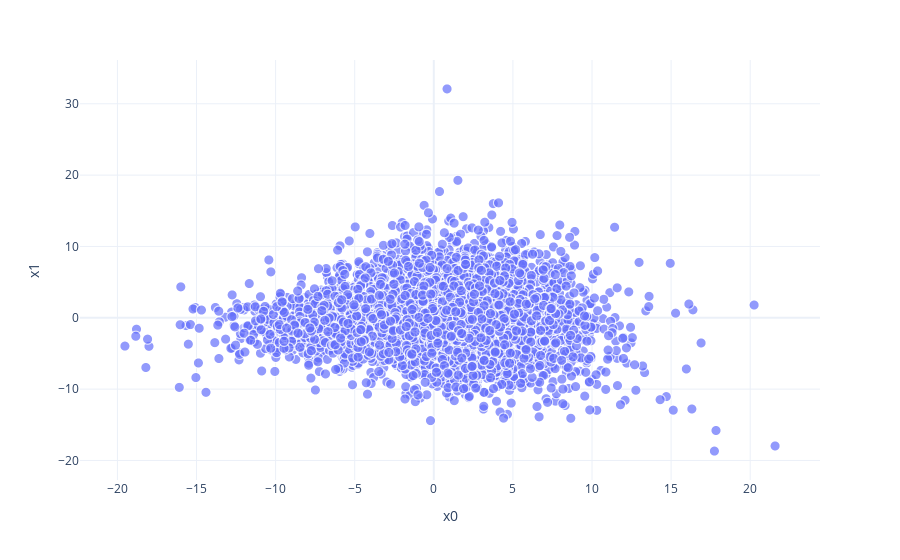

Here is the notebook cell this chart was saved with:
### Markdown cell above
And, let's plot! We've used Plotly for the interactivity: hover over a dot to see the word it corresponds to.

### Code cell
fig = px.scatter(embedding_df, 
                 x = "x0", 
                 y = "x1", 
                 size = list(np.ones(len(embedding_df))),
                 size_max = 10,
                 hover_name = "word")

fig.show()

### Figure 1 — Plotly figure (JSON) as saved in the notebook; plotly's stock layout.template omitted (floating-point values rounded to 4 significant figures; data arrays with more than 128 entries replaced by an {"elided": "..."} marker saying what was removed)
{"data": [{"hovertemplate": "<b>%{hovertext}</b><br><br>x0=%{x}<br>x1=%{y}<br>size=%{marker.size}<extra></extra>", "hovertext": {"elided": "9589 str values"}, "legendgroup": "", "marker": {"color": "#636efa", "size": {"elided": "9589 int values"}, "sizemode": "area", "sizeref": 0.01, "symbol": "circle"}, "mode": "markers", "name": "", "showlegend": false, "type": "scattergl", "x": {"elided": "9589 float values"}, "xaxis": "x", "y": {"elided": "9589 float values"}, "yaxis": "y"}], "layout": {"legend": {"itemsizing": "constant", "tracegroupgap": 0}, "margin": {"t": 60}, "xaxis": {"anchor": "y", "domain": [0, 1], "title": {"text": "x0"}}, "yaxis": {"anchor": "x", "domain": [0, 1], "title": {"text": "x1"}}}}
